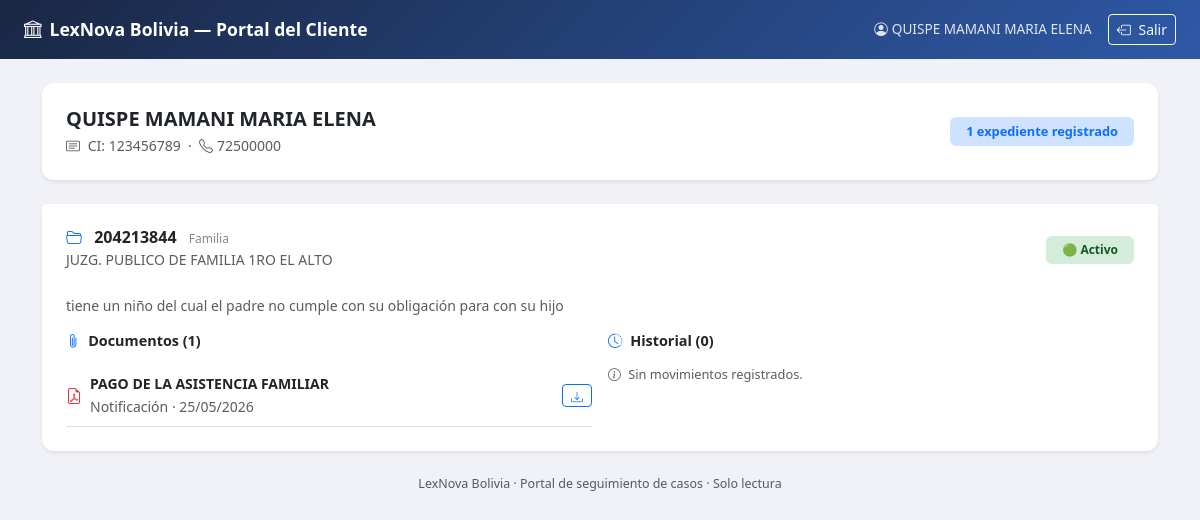
The app's page /casos/portal/mi-caso/ (signed in) with its own data.
### control_legal/models.py (models this page shows, shortened)
class Cliente(models.Model):
    ci              = models.CharField(max_length=20, unique=True, verbose_name="Cédula de identidad")
    nombre_completo = models.CharField(max_length=200, verbose_name="Nombre completo")
    telefono        = models.CharField(max_length=20, blank=True, verbose_name="Teléfono")
    email           = models.EmailField(blank=True, verbose_name="Correo electrónico")
    direccion       = models.TextField(blank=True, verbose_name="Dirección")
    abogado_asignado = models.ForeignKey(
        User, on_delete=models.SET_NULL,
        null=True, blank=True,
        related_name='clientes',
        verbose_name="Abogado asignado"
    )
    codigo_acceso = models.CharField(
        max_length=12, unique=True, blank=True, null=True,
        verbose_name="Código de acceso del cliente"
    )
    notas_internas = models.TextField(blank=True, verbose_name="Notas internas")
    fecha_registro = models.DateTimeField(auto_now_add=True)
    activo         = models.BooleanField(default=True)
    class Meta:
        ordering = ['nombre_completo']
        verbose_name = "Cliente"
        verbose_name_plural = "Clientes"

class Expediente(models.Model):
    ESTADO_ACTIVO    = 'activo'
    ESTADO_CONCLUIDO = 'concluido'
    ESTADO_ARCHIVADO = 'archivado'
    ESTADO_ABANDONO  = 'abandono'   # ← NUEVO
    ESTADOS = [
        (ESTADO_ACTIVO,    'Activo'),
        (ESTADO_CONCLUIDO, 'Concluido'),
        (ESTADO_ARCHIVADO, 'Archivado'),
        (ESTADO_ABANDONO,  'Abandono'),  # ← NUEVO
    ]
    MATERIAS = [
        ('Civil',           'Civil'),
        ('Penal',           'Penal'),
        ('Familia',         'Familia'),
        ('Laboral',         'Laboral'),
        ('Administrativo',  'Administrativo'),
        ('Constitucional',  'Constitucional'),
        ('Otro',            'Otro'),
    ]
    cliente = models.ForeignKey(
        Cliente, on_delete=models.PROTECT,
        related_name='expedientes',
        verbose_name="Cliente"
    )
    abogado_asignado = models.ForeignKey(
        User, on_delete=models.SET_NULL,
        null=True, blank=True,
        related_name='expedientes',
        verbose_name="Abogado responsable"
    )
    numero_expediente = models.CharField(max_length=50, blank=True, verbose_name="N° de expediente")
    nurej             = models.CharField(max_length=50, blank=True, verbose_name="NUREJ")
    juzgado           = models.CharField(max_length=200, blank=True, verbose_name="Juzgado")
    materia           = models.CharField(max_length=50, choices=MATERIAS, default='Civil', verbose_name="Materia")
    tipo_proceso      = models.CharField(max_length=100, blank=True, verbose_name="Tipo de proceso")
    descripcion       = models.TextField(blank=True, verbose_name="Descripción del caso")
    estado            = models.CharField(max_length=20, choices=ESTADOS, default=ESTADO_ACTIVO, verbose_name="Estado")
    fecha_inicio      = models.DateField(auto_now_add=True, verbose_name="Fecha de inicio")
    fecha_conclusion  = models.DateField(null=True, blank=True, verbose_name="Fecha de conclusión")
    activo = models.BooleanField(default=True)
    class Meta:
        ordering = ['-fecha_inicio']
        verbose_name = "Expediente"
        verbose_name_plural = "Expedientes"

class Documento(models.Model):
    TIPOS = [
        ('demanda',       'Demanda'),
        ('contestacion',  'Contestación'),
        ('resolucion',    'Resolución judicial'),
        ('memorial',      'Memorial'),
        ('contrato',      'Contrato'),
        ('poder',         'Poder notarial'),
        ('prueba',        'Prueba / evidencia'),
        ('notificacion',  'Notificación'),
        ('otro',          'Otro'),
    ]
    expediente   = models.ForeignKey(
        Expediente, on_delete=models.CASCADE,
        related_name='documentos',
        verbose_name="Expediente"
    )
    subido_por   = models.ForeignKey(
        User, on_delete=models.SET_NULL,
        null=True, related_name='documentos_subidos',
        verbose_name="Subido por"
    )
    titulo        = models.CharField(max_length=200, verbose_name="Título del documento")
    tipo          = models.CharField(max_length=30, choices=TIPOS, default='otro', verbose_name="Tipo")
    archivo       = models.FileField(upload_to='expedientes/%Y/%m/', verbose_name="Archivo (PDF/imagen)")
    descripcion   = models.TextField(blank=True, verbose_name="Descripción")
    fecha_subida  = models.DateTimeField(auto_now_add=True, verbose_name="Fecha de subida")
    class Meta:
        ordering = ['-fecha_subida']
        verbose_name = "Documento"
        verbose_name_plural = "Documentos"

### control_legal/views.py (the view)
# urls.py: path('portal/mi-caso/',             views.portal_cliente,        name='portal_cliente'),
def portal_cliente(request):
    cliente_id = request.session.get('portal_cliente_id')
    if not cliente_id:
        return redirect('portal_login')
    try:
        cliente = Cliente.objects.get(pk=cliente_id, activo=True)
    except Cliente.DoesNotExist:
        del request.session['portal_cliente_id']
        return redirect('portal_login')
    expedientes = cliente.expedientes.filter(activo=True).prefetch_related(
        'documentos', 'movimientos'
    ).order_by('-fecha_inicio')
    return render(request, 'control_legal/portal_cliente.html', {
        'cliente':     cliente,
        'expedientes': expedientes,
    })

### control_legal/templates/control_legal/portal_cliente.html (shortened to what this page needs)
<!DOCTYPE html>
<html lang="es">
<head>
    <link href="https://cdn.jsdelivr.net/npm/bootstrap@5.3.0/dist/css/bootstrap.min.css" rel="stylesheet">
    <link href="https://cdn.jsdelivr.net/npm/bootstrap-icons@1.11.0/font/bootstrap-icons.css" rel="stylesheet">
</head>
<body>
<div class="topbar">
    <div class="logo">
        <i class="bi bi-bank me-2"></i>LexNova Bolivia — Portal del Cliente
    </div>
    <div class="d-flex align-items-center gap-3">
        <span style="font-size:.85rem; opacity:.85;">
            <i class="bi bi-person-circle me-1"></i>{{ cliente.nombre_completo }}
        </span>
        <a href="{% url 'portal_logout' %}" class="btn btn-sm btn-outline-light">
            <i class="bi bi-box-arrow-left me-1"></i> Salir
        </a>
    </div>
</div>
<div class="container py-4">
    <div class="card border-0 shadow-sm mb-4" style="border-radius:12px;">
        <div class="card-body p-4">
            <div class="row align-items-center">
                <div class="col-md-8">
                    <h5 class="fw-bold mb-1">{{ cliente.nombre_completo }}</h5>
                    <p class="text-muted mb-0" style="font-size:.875rem;">
                        <i class="bi bi-card-text me-1"></i> CI: {{ cliente.ci }}
                        {% if cliente.telefono %}
                        &nbsp;·&nbsp; <i class="bi bi-telephone me-1"></i>{{ cliente.telefono }}
                        {% endif %}
                    </p>
                </div>
                <div class="col-md-4 text-md-end mt-3 mt-md-0">
                    <span class="badge bg-primary-subtle text-primary px-3 py-2" style="font-size:.8rem;">
                        {{ expedientes.count }} expediente{{ expedientes.count|pluralize:"s" }} registrado{{ expedientes.count|pluralize:"s" }}
                    </span>
                </div>
            </div>
        </div>
    </div>
    {% for exp in expedientes %}
    <div class="card border-0 shadow-sm mb-4" style="border-radius:12px;">
        <div class="card-header bg-white border-0 pt-4 pb-2 px-4 d-flex justify-content-between align-items-center">
            <div>
                <h6 class="fw-bold mb-0">
                    <i class="bi bi-folder2-open me-2 text-primary"></i>
                    {{ exp.numero_expediente|default:exp.nurej|default:"Sin número" }}
                    <span class="ms-2" style="font-size:.75rem;font-weight:400;color:#888;">{{ exp.materia }}</span>
                </h6>
                {% if exp.juzgado %}
                <small class="text-muted">{{ exp.juzgado }}</small>
                {% endif %}
            </div>
            <span class="badge badge-estado-{{ exp.estado }} px-3 py-2" style="font-size:.75rem;">
                {% if exp.estado == 'activo' %}🟢 Activo
                {% elif exp.estado == 'concluido' %}⚫ Concluido
                {% else %}🟡 Archivado{% endif %}
            </span>
        </div>
        <div class="card-body px-4 pb-4">
            {% if exp.descripcion %}
            <p class="text-muted mb-3" style="font-size:.875rem;">{{ exp.descripcion }}</p>
            {% endif %}
            <div class="row g-3">
                <div class="col-md-6">
                    <h6 class="fw-semibold mb-3" style="font-size:.9rem;">
                        <i class="bi bi-paperclip me-1 text-primary"></i>
                        Documentos ({{ exp.documentos.count }})
                    </h6>
                    {% for doc in exp.documentos.all %}
                    <div class="d-flex align-items-center gap-2 py-2 border-bottom">
                        <i class="bi bi-file-earmark-pdf text-danger"></i>
                        <div class="flex-grow-1">
                            <div style="font-size:.875rem;" class="fw-semibold">{{ doc.titulo }}</div>
                            <small class="text-muted">
                                {{ doc.get_tipo_display }} · {{ doc.fecha_subida|date:"d/m/Y" }}
                            </small>
                        </div>
                        <a href="{{ doc.archivo.url }}" target="_blank"
                           class="btn btn-sm btn-outline-primary py-0 px-2">
                            <i class="bi bi-download" style="font-size:.75rem;"></i>
                        </a>
                    </div>
                    {% empty %}
                    <p class="text-muted" style="font-size:.8rem;">
                        <i class="bi bi-info-circle me-1"></i> Sin documentos aún.
                    </p>
                    {% endfor %}
                </div>
                <div class="col-md-6">
                    <h6 class="fw-semibold mb-3" style="font-size:.9rem;">
                        <i class="bi bi-clock-history me-1 text-primary"></i>
                        Historial ({{ exp.movimientos.count }})
                    </h6>
                    {% for mov in exp.movimientos.all %}
                    <div class="timeline-item">
                        <span class="timeline-dot"></span>
                        <div style="font-size:.875rem;" class="fw-semibold">
                            {{ mov.get_tipo_display }}
                        </div>
                        <small class="text-muted d-block">{{ mov.fecha|date:"d/m/Y" }}</small>
                        <p class="mb-0 mt-1" style="font-size:.82rem;">{{ mov.descripcion }}</p>
                    </div>
                    {% empty %}
                    <p class="text-muted" style="font-size:.8rem;">
                        <i class="bi bi-info-circle me-1"></i> Sin movimientos registrados.
                    </p>
                    {% endfor %}
                </div>
            </div>
        </div>
    </div>
    {% empty %}
    <div class="card border-0 shadow-sm text-center py-5" style="border-radius:12px;">
        <i class="bi bi-folder-x fs-1 d-block mb-2 opacity-25"></i>
        <p class="text-muted">No tienes expedientes registrados aún.</p>
    </div>
    {% endfor %}
    <p class="text-center text-muted mt-4" style="font-size:.78rem;">
        LexNova Bolivia · Portal de seguimiento de casos · Solo lectura
    </p>
</div>
</body>
</html>

### control_legal/templates/control_legal/portal_cliente.html (style rules this page uses)
body { background: #f0f2f7; font-family: 'Segoe UI', sans-serif; }
.topbar { background: linear-gradient(135deg, #1a2744, #2e59a7); color: #fff; padding: 14px 24px; display: flex; align-items: center; justify-content: space-between; }
.topbar .logo { font-size: 1.1rem; font-weight: 700; }
.badge-estado-activo { background:#d4edda; color:#155724; }

### records on screen
Cliente: nombre_completo "QUISPE MAMANI MARIA ELENA", ci "123456789", telefono "72500000"
Expediente: numero_expediente "204213844", materia "Familia", juzgado "JUZG. PUBLICO DE FAMILIA 1RO EL ALTO", estado "🟢 Activo", descripcion "tiene un niño del cual el padre no cumple con su obligación para con su hijo", documentos.count "1", movimientos.count "0"
Documento: titulo "PAGO DE LA ASISTENCIA FAMILIAR", tipo "Notificación", fecha_subida "25/05/2026"

### other values on screen
{{ expedientes.count }} "1"
